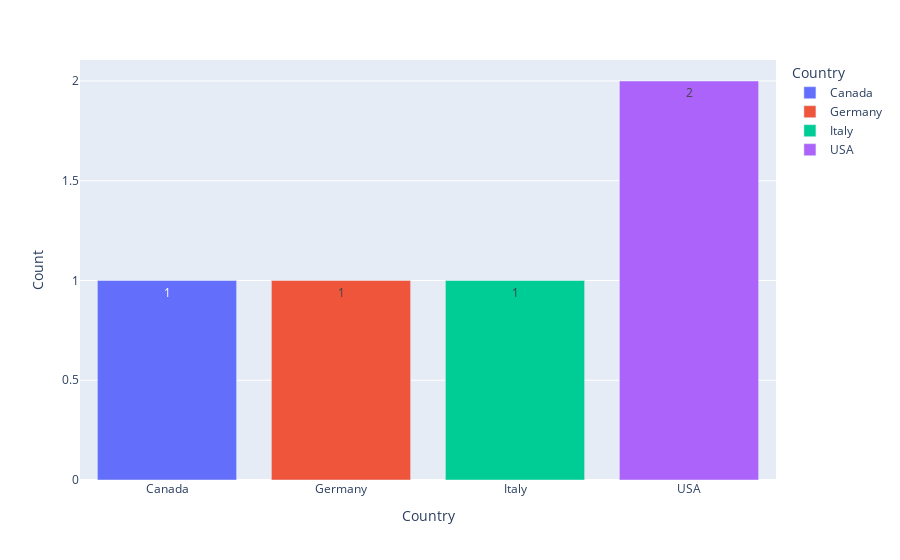

Notebook cell for this chart:
### Code cell
px.bar(data, x = "Country", y = "Count", color = "Country", text = "Count")

### Figure 1 — Plotly figure (JSON) as saved in the notebook; plotly's stock layout.template omitted (floating-point values rounded to 4 significant figures)
{"data": [{"alignmentgroup": "True", "hovertemplate": "Country=%{x}<br>Count=%{text}<extra></extra>", "legendgroup": "Canada", "marker": {"color": "#636efa", "pattern": {"shape": ""}}, "name": "Canada", "offsetgroup": "Canada", "orientation": "v", "showlegend": true, "text": [1], "textposition": "auto", "type": "bar", "x": ["Canada"], "xaxis": "x", "y": [1], "yaxis": "y"}, {"alignmentgroup": "True", "hovertemplate": "Country=%{x}<br>Count=%{text}<extra></extra>", "legendgroup": "Germany", "marker": {"color": "#EF553B", "pattern": {"shape": ""}}, "name": "Germany", "offsetgroup": "Germany", "orientation": "v", "showlegend": true, "text": [1], "textposition": "auto", "type": "bar", "x": ["Germany"], "xaxis": "x", "y": [1], "yaxis": "y"}, {"alignmentgroup": "True", "hovertemplate": "Country=%{x}<br>Count=%{text}<extra></extra>", "legendgroup": "Italy", "marker": {"color": "#00cc96", "pattern": {"shape": ""}}, "name": "Italy", "offsetgroup": "Italy", "orientation": "v", "showlegend": true, "text": [1], "textposition": "auto", "type": "bar", "x": ["Italy"], "xaxis": "x", "y": [1], "yaxis": "y"}, {"alignmentgroup": "True", "hovertemplate": "Country=%{x}<br>Count=%{text}<extra></extra>", "legendgroup": "USA", "marker": {"color": "#ab63fa", "pattern": {"shape": ""}}, "name": "USA", "offsetgroup": "USA", "orientation": "v", "showlegend": true, "text": [2], "textposition": "auto", "type": "bar", "x": ["USA"], "xaxis": "x", "y": [2], "yaxis": "y"}], "layout": {"autosize": true, "barmode": "relative", "legend": {"title": {"text": "Country"}, "tracegroupgap": 0}, "margin": {"t": 60}, "xaxis": {"anchor": "y", "autorange": true, "categoryarray": ["Canada", "Germany", "Italy", "USA"], "categoryorder": "array", "domain": [0, 1], "range": [-0.5, 3.5], "title": {"text": "Country"}, "type": "category"}, "yaxis": {"anchor": "x", "autorange": true, "domain": [0, 1], "range": [0, 2.105], "title": {"text": "Count"}, "type": "linear"}}}
